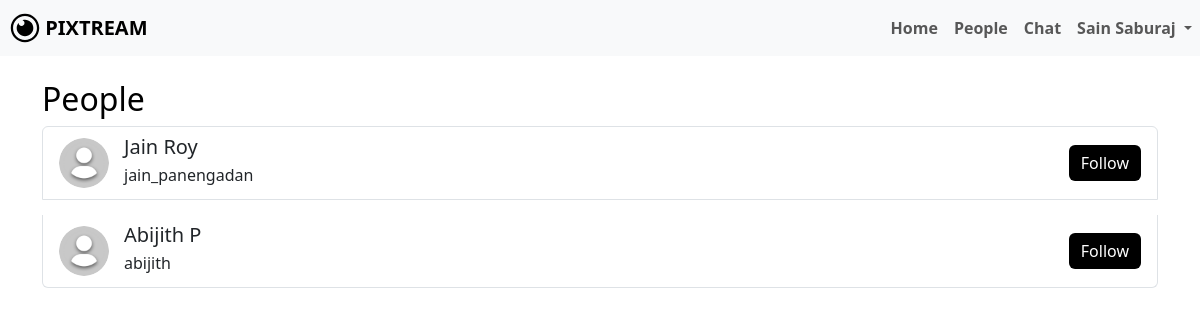
The app's page /people.php (signed in), older data.
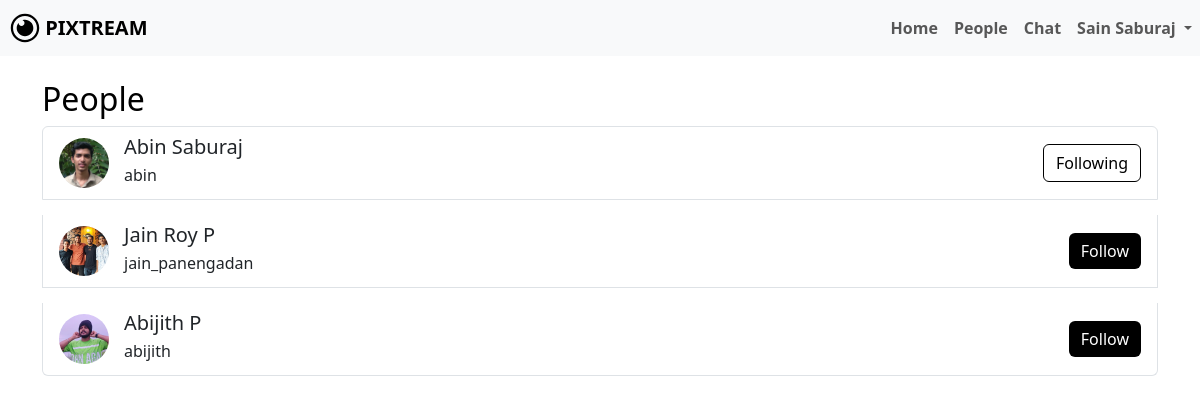
The same page, newer data.
### tables this page shows
CREATE TABLE `users` (
  `id` bigint(20) NOT NULL,
  `name` varchar(100) DEFAULT NULL,
  `username` varchar(191) DEFAULT NULL,
  `email` varchar(191) DEFAULT NULL,
  `password` varchar(255) DEFAULT NULL,
  `bio` text DEFAULT NULL,
  `profile_picture` varchar(255) DEFAULT 'default.png',
  `location` varchar(255) DEFAULT NULL,
  `created_at` timestamp NOT NULL DEFAULT current_timestamp()
);

### people.php (the view, shortened to what this page needs)
<?php
include 'dbconfig.php';
$username = $_SESSION['username'];
$sql = "SELECT * FROM users WHERE username='$username';";
$result = mysqli_query($conn, $sql);
$info = mysqli_fetch_assoc($result);
$name = $info['name'];
$sql = "SELECT * FROM users WHERE username != '$username';";
$result = mysqli_query($conn, $sql);
$followSql = "SELECT followed_id FROM follows WHERE follower_id = (SELECT id FROM users WHERE username='$username');";
$followResult = mysqli_query($conn, $followSql);
$following = [];
while ($followRow = mysqli_fetch_assoc($followResult)) {
    $following[] = $followRow['followed_id'];
}
?>
<!DOCTYPE html>
<html lang="en">
<head>
    <link rel="stylesheet" href="node_modules/bootstrap/dist/css/bootstrap.min.css">
    <link rel="stylesheet" href="assets/css/me.css">
</head>
<body>
    <nav class="navbar navbar-expand-lg navbar-light bg-light">
        <a class="navbar-brand" href="#">
            <img src="assets/img/LOGO.svg" width="30" height="30" class="d-inline-block align-top" alt="" id="dash-icon">
            <b>PIXTREAM</b>
        </a>
        <div class="collapse navbar-collapse" id="navbarNavDropdown">
            <ul class="navbar-nav ms-auto">
                <li class="nav-item">
                    <a class="nav-link" href="dashboard.php"><b>Home</b></a>
                </li>
                <li class="nav-item active">
                    <a class="nav-link" href="people.php"><b>People</b></a>
                </li>
                <li class="nav-item active">
                    <a class="nav-link" href="chat.php"><b>Chat</b></a>
                </li>
                <li class="nav-item dropdown">
                    <a class="nav-link dropdown-toggle" href="#" id="navbarDropdownMenuLink" role="button" data-bs-toggle="dropdown" aria-expanded="false">
                        <b><?php echo htmlspecialchars($name); ?></b>
                    </a>
                </li>
            </ul>
        </div>
    </nav>
    <div class="container mt-4">
        <h2>People</h2>
        <ul class="list-group">
        <?php
        if (mysqli_num_rows($result) > 0) {
            while ($row = mysqli_fetch_assoc($result)) {
                $profilePhoto = $row['profile_picture'] ?? 'default.png';
                $isFollowing = in_array($row['id'], $following);
                $buttonClass = $isFollowing ? 'mybtn-outline' : 'mybtn';
                $buttonText = $isFollowing ? 'Following' : 'Follow';
                echo "<li class='list-group-item user-card'>";
                echo "<a href='user_profile.php?username=" . urlencode($row['username']) . "' class='text-decoration-none'>";
                echo "<img src='profile_picture/" . htmlspecialchars($profilePhoto) . "' alt='Profile Photo' class='profile-photo'>";
                echo "<div class='card-body'>";
                echo "<div>";
                echo "<h5 class='mb-1'>" . htmlspecialchars($row['name']) . "</h5>";
                echo "<p class='mb-1'>" . htmlspecialchars($row['username']) . "</p>";
                echo "</div></a>";
                echo "<form action='follow_unfollow.php' method='POST' style='display:inline;'>";
                echo "<button type='submit' class='btn $buttonClass'>$buttonText</button>";
                echo "</form>";
                echo "</div>";
                echo "</li>";
            }
        } else {
            echo "<li class='list-group-item'>No users found.</li>";
        }
        ?>
</body>
</html>

Row changes from the older to the newer data that the page shows:
added users: profile_picture (picture), name "Abin Saburaj", username "abin", id "Following"
changed users "jain_panengadan": profile_picture: picture added in place of a placeholder; name "Jain Roy" → "Jain Roy P"
changed users "Abijith P": profile_picture: picture added in place of a placeholder
